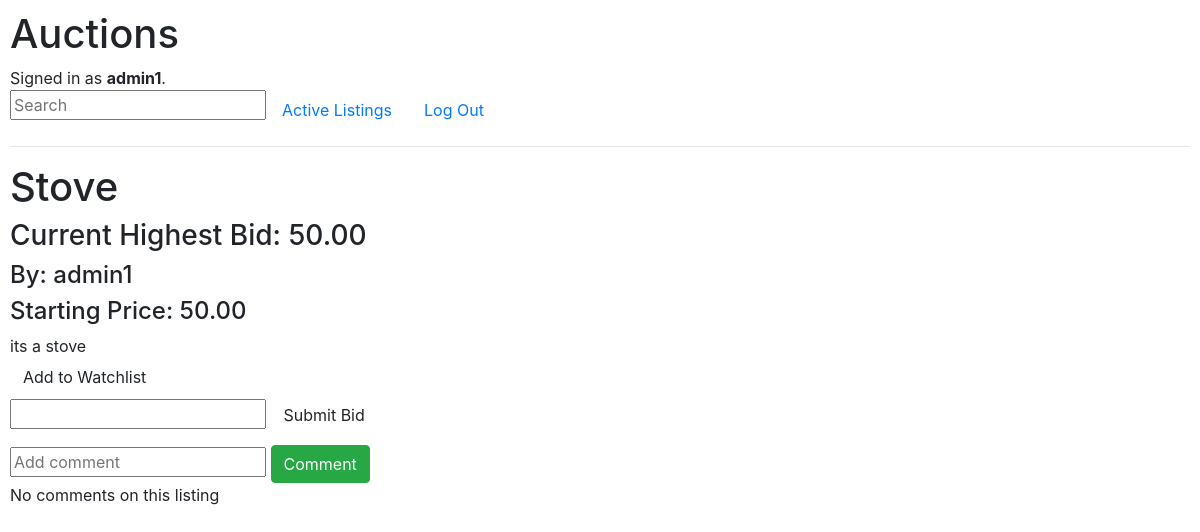
Page /listed/11 (signed in) on the committed database.
### auctions/models.py (models this page shows, shortened)
class User(AbstractUser):
    pass

class Listing(models.Model):
	listed_id = models.AutoField(auto_created=True, primary_key=True)
	item_name = models.CharField(max_length=64)
	item_description = models.CharField(max_length=500, default="no description")
	seller = models.CharField(max_length=64)
	buyer = models.CharField(max_length=64, default="none")
	price = models.DecimalField(max_digits=19, decimal_places=2)
	category = models.CharField(max_length=12, default="no category")
	image = models.CharField(max_length=255, default="no image")
	listing_date = models.DateField(default=0000-00-00)

class Bid(models.Model):
	bid_id = models.AutoField(primary_key=True)
	listing_id = models.ForeignKey(Listing, on_delete=models.CASCADE, related_name="bidded")
	bidder = models.CharField(max_length=64)
	value = models.DecimalField(max_digits=19, decimal_places=2)

### auctions/views.py (the view)
# urls.py: path("listed/<int:item_id>", views.listed, name="listed"),
def listed(request, item_id):
    listed = Listing.objects.get(pk=item_id)
    return render(request, "auctions/listed.html", {
        "listed_id": item_id,
        "title": listed.item_name,
        "description": listed.item_description,
        "price": listed.price,
        "comments": Comment.objects.filter(listing_id=item_id),
        "high_bid": Bid.objects.filter(listing_id=item_id)
        })

### auctions/templates/auctions/listed.html (shortened to what this page needs)
{% extends "auctions/layout.html" %}
{% block body %}
	<h1>{{ title }}</h1>
	<div>
		{% for bid in high_bid %}
			<h3>Current Highest Bid: {{ bid.value }}</h3>
			<h4>By: {{ bid.bidder }}</h4>
		{% empty %}
			<h3 hidden></h3>
		{% endfor %}
		<h4>Starting Price: {{ price }}</h4>
	</div>
	<div>
		{{ description }}
	</div>
	{% if user.is_authenticated %}
		<div>
			<a class="btn btn primary" href="#">Add to Watchlist</a>
			<form action="{% url 'bid' item_id=listed_id %}" method="post">
				<input name="new_bid" class="form-group" type="number" step="0.01">
				<button class="btn btn primary" type="submit">Submit Bid</button>
			</form>
		</div>
		<div>
			<form action="{% url 'comment' item_id=listed_id %}" method="post">
				<input name="new_comment" type="text" placeholder="Add comment">
				<button class="btn btn-success" type="submit">Comment</button>
			</form>
			{% for comment in comments %}
				<h3>{{ comment.commenter }}</h3>
				<p>{{ comment.comment }}</p>
			{% empty %}
				<p>No comments on this listing</p>
			{% endfor %}
		</div>
	{% endif %}
{% endblock %}

### auctions/templates/auctions/layout.html (shortened to what this page needs)
{% load static %}
<!DOCTYPE html>
<html lang="en">
    <head>
        <link rel="stylesheet" href="https://stackpath.bootstrapcdn.com/bootstrap/4.4.1/css/bootstrap.min.css">
        <link href="{% static 'auctions/styles.css' %}" rel="stylesheet">
    </head>
    <body>
        <h1>Auctions</h1>
        <div>
            {% if user.is_authenticated %}
                Signed in as <strong>{{ user.username }}</strong>.
            {% else %}
                Not signed in.
            {% endif %}
        </div>
        <ul class="nav">
            <form action="{% url 'search' %}" method="post">
                    <input class="search" type="text" name="q" placeholder="Search">
            </form>
            <li class="nav-item">
                <a class="nav-link" href="{% url 'index' %}">Active Listings</a>
            </li>
            {% if user.is_authenticated %}
                <li class="nav-item">
                    <a class="nav-link" href="{% url 'logout' %}">Log Out</a>
                </li>
            {% endif %}
        </ul>
        <hr>
        {% block body %}
        {% endblock %}
    </body>
</html>

### auctions/static/auctions/styles.css (style rules this page uses)
body { padding: 10px; }

### rows in the picture
User: username "admin1"
Listing: item_name "Stove", price "50.00", item_description "its a stove"
Bid: value "50.00", bidder "admin1"
